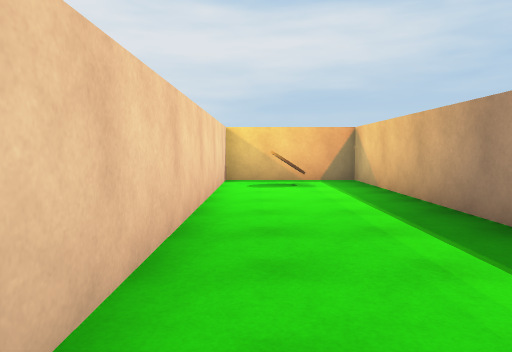
view 1 (above)

24 first-person views from a walk through a 3-D level made in the Unity game engine. The camera is 1.4 m above the floor, tilts 4° down and sees 70° across. The floor is counted in squares, 2 m on a side. Each view is taken from the middle of a square. On the plan, view 1 faces up. The plan holds only what a view shows up to about 11 squares ahead; the rest is blank. The player is left out. Some surface patterns are stand-ins.

view 2
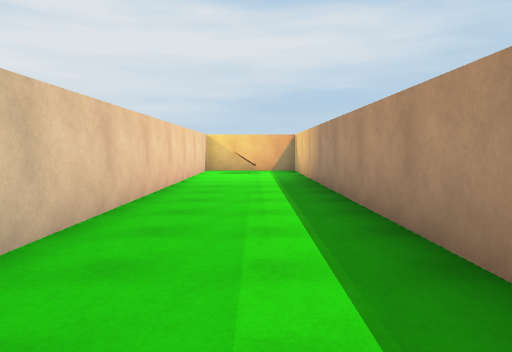

view 3
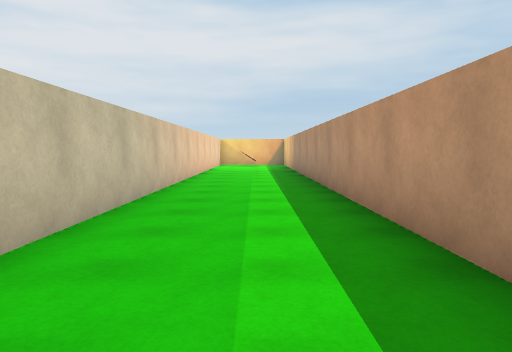

view 4
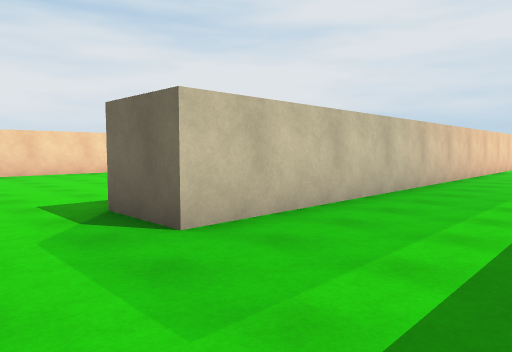

view 5
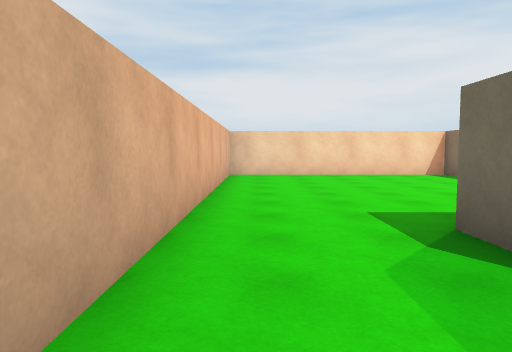

view 6
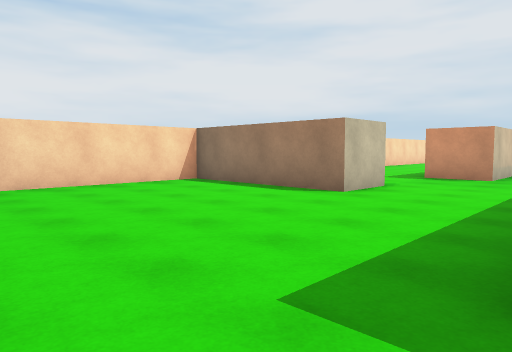

view 7
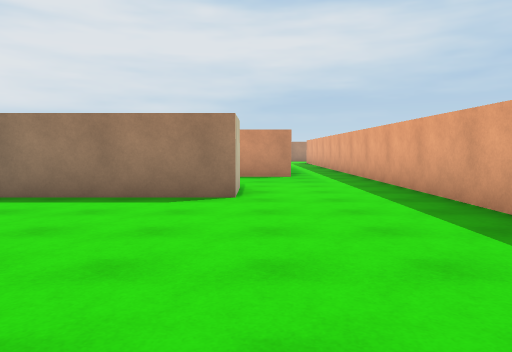

view 8
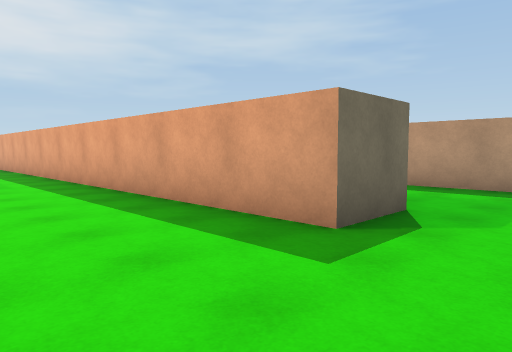

view 9
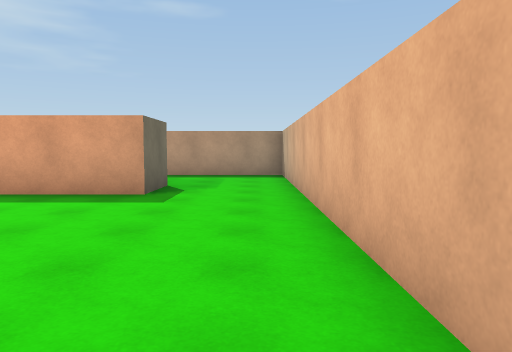

view 10
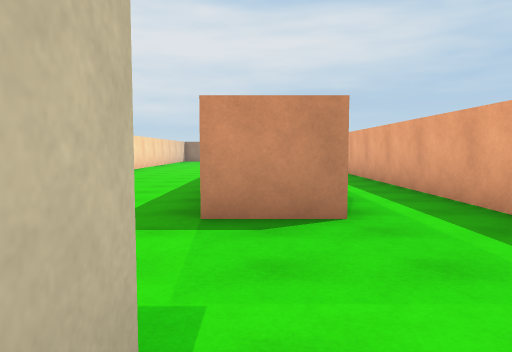

view 11
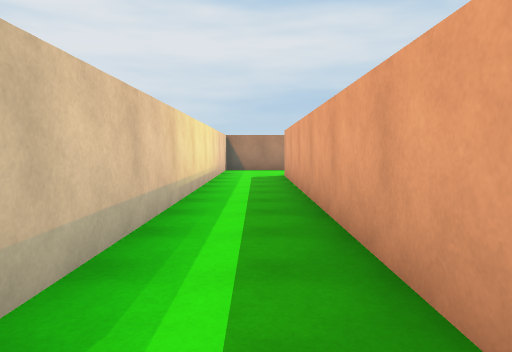

view 12
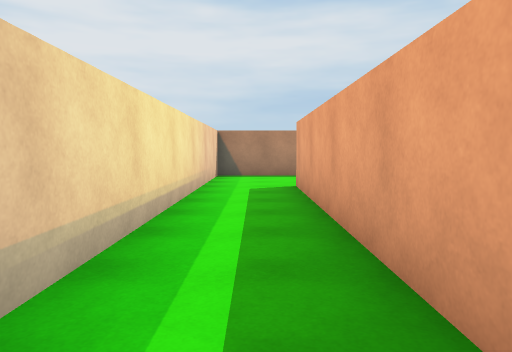

view 13
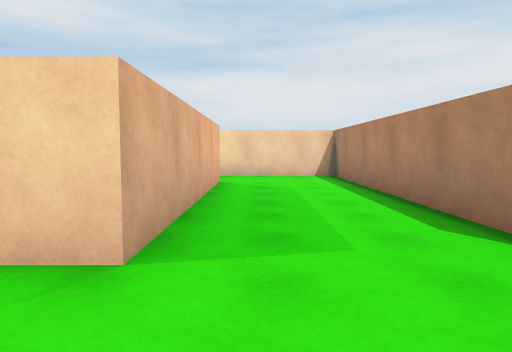

view 14
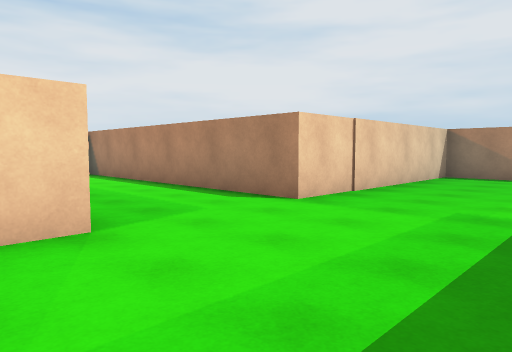

view 15
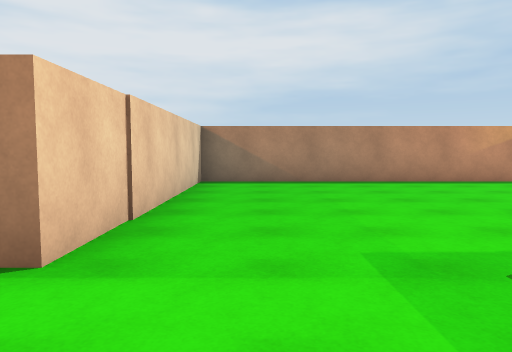

view 16
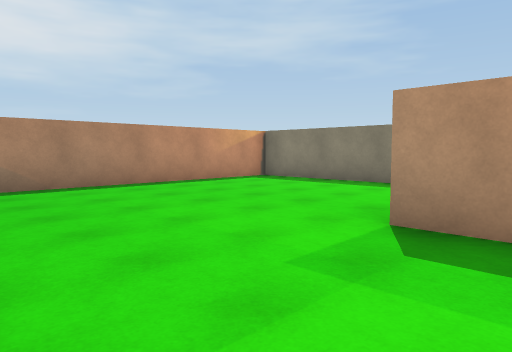

view 17
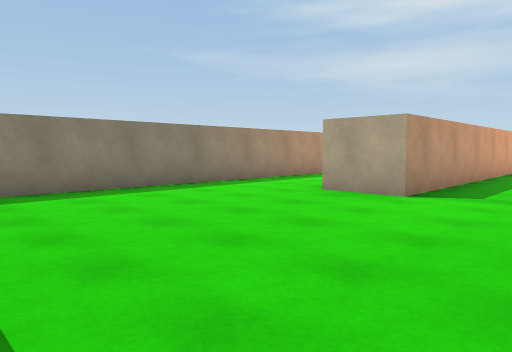

view 18
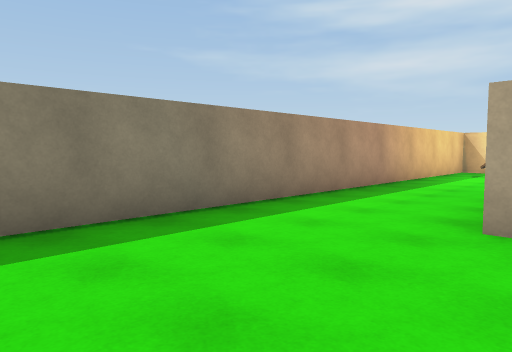

view 19
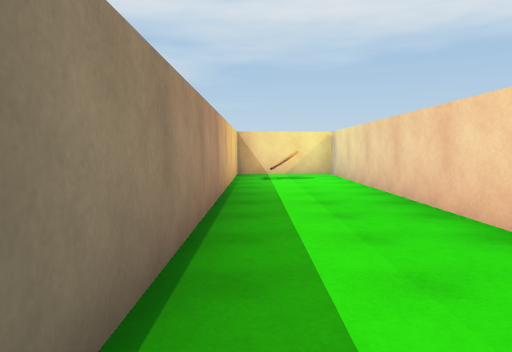

view 20
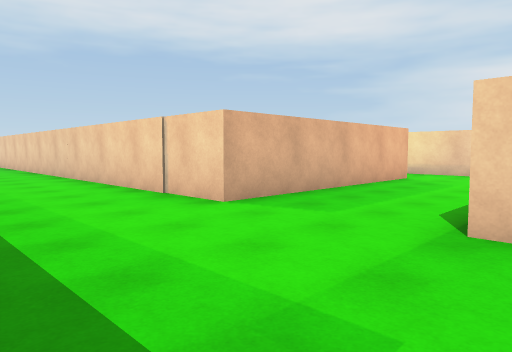

view 21
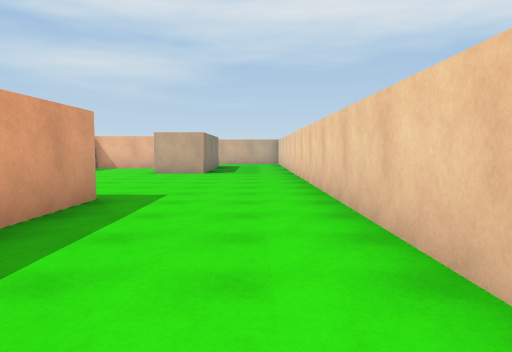

view 22
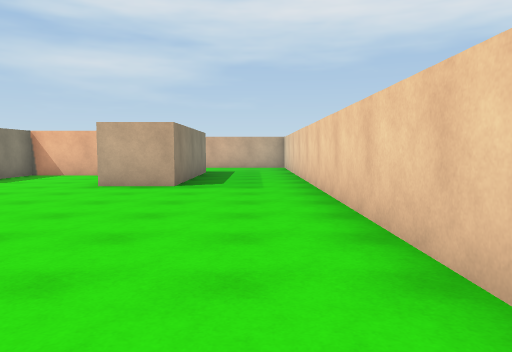

view 23
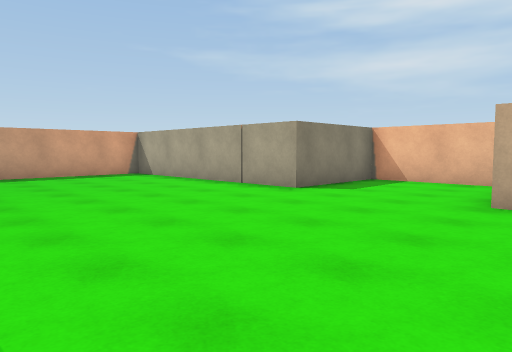

view 24
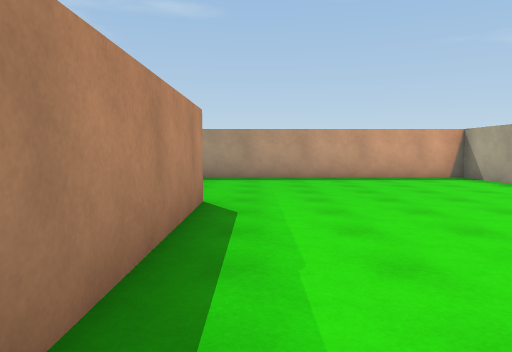

### Floor plan
Points are (right, up) in squares from view 1. A wall is a line through its corners. A room is listed if a view was taken in it or the views show most of it. See-through windows are left out.
Room 1 (views 1, 2, 3, 4, 5)
walls: (-0.6, -10.7) (2.4, -10.7) (2.4, 8.7) (-0.7, 8.7) (-0.7, -8.2)
ways out: opening at (-1.5, -9.5) to room 2
objects: other object (1, 7)
Room 2 (views 6, 7, 8, 9, 10, 11, 12)
walls: (-5.3, -3) (-5.3, -4.6) (-9.5, -4.6) (-9.5, -10.7) (-0.6, -10.7); (-0.7, -8.2) (-2.2, -8.2) (-2.2, 10.2); (-4.1, 10.6) (-4.1, -0.3)
ways out: opening at (-1.5, -9.5) to room 1; opening at (-3, 10) to room 3; opening at (-4.5, -1.5)
Room 3 (views 13, 14, 15, 16, 17, 18, 19, 20, 21, 22, 23, 24)
walls: (7.3, 2.8) (7.3, 13.5) (8.9, 13.5); (13, 2.7) (9, 2.7); (8.8, -6.3) (11.3, -6.3) (11.3, -3.4) (17.5, -3.4) (17.5, 3.4); (6.6, -7) (6.6, -3.1) (8.1, -3.1); (8.8, 11.9) (8.8, 4.2) (11.5, 4.2) (11.5, 19.2) (3.8, 19.2) (3.8, 13.1) (-4.1, 13.1) (-4.1, 10.6); (-2.2, 10.2) (3.8, 10.2) (3.8, -6.9)
ways out: opening at (-3, 10) to room 2
objects: other object (10, 6)

Positions as (right, up) in squares from view 1, and headings:
1: (0, 0), facing up
2: (1, -4), facing up
3: (1, -9), facing up
4: (2, -10), facing up-left
5: (1, -10), facing left
6: (-2, -10), facing up-left
7: (-5, -10), facing up
8: (-5, -10), facing up-right
9: (-8, -10), facing right
10: (-5, -4), facing up
11: (-3, 0), facing up
12: (-3, 3), facing up
13: (6, 11), facing left
14: (7, 9), facing up-left
15: (5, 11), facing up
16: (4, 12), facing up-right
17: (5, 19), facing down-right
18: (8, 17), facing down-right
19: (11, 15), facing down
20: (7, 14), facing down-left
21: (5, 8), facing down
22: (5, 4), facing down
23: (7, 2), facing down-right
24: (8, 2), facing right
